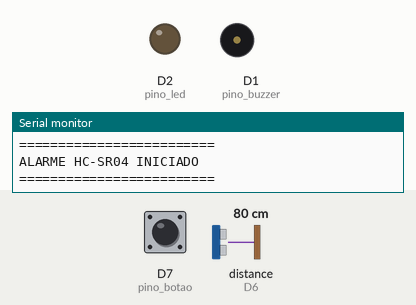
A sketch run on a simulated ESP8266 (NodeMCU). On the bench: output pins drawn as LEDs (lit = HIGH), buzzer (waves = sounding), the last lines printed to the serial monitor. The inputs (shaded band) are chosen by the test bench; at power-on: D7 (pino_botao) HIGH, distance to the obstacle (sensor on D6) 80 cm. The echo pulse lasts 58.3 µs per cm; pins used as bus, display or sensor lines are not drawn.

Above: at 1.4 s.
1.5 s: D7 (pino_botao) pulled LOW for 0.25 s
At 2.2 s:
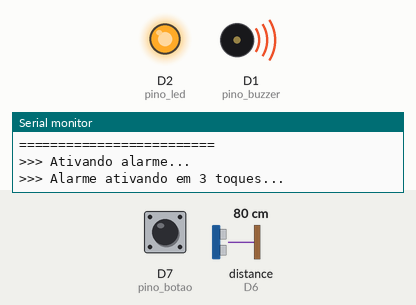
Timing chart, 0 to 10.1 s (numbered marks = the images above; inputs shaded):
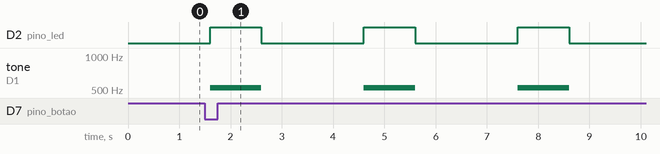

Measured:
- after the input at 1.5 s, D2 (pino_led): alternates HIGH for 1.0 s and LOW for 2.0 s, starting after 0.10 s; tone on D1 (pino_buzzer): alternates 523 Hz for 1.0 s and silent for 2.0 s, starting after 0.10 s

The sketch:

alarme-v1.ino
```cpp
//===================================================
// SISTEMA DE ALARME COM HC-SR04 - NodeMCU ESP8266
//===================================================

//Define variáveis que serão utilizadas
int counter;
int alarme_disparado;
volatile int ligado = 0;
volatile int estado;
float distancia;

//Pinos utilizados para HC-SR04, led, buzzer e botão
#define pino_trig D5      // GPIO14 - Trigger do HC-SR04
#define pino_echo D6      // GPIO12 - Echo do HC-SR04
#define pino_led D2       // GPIO4  - LED
#define pino_buzzer D1    // GPIO5  - Buzzer
#define pino_botao D7     // GPIO13 - Botão (uso com interrupt)

//Define distância de disparo do alarme (em centímetros)
#define disparo 20

void setup()
{
  //inicia monitor serial
  Serial.begin(115200);
  Serial.println("\n=========================");
  Serial.println("ALARME HC-SR04 INICIADO");
  Serial.println("=========================\n");

  //Define os pinos de entrada e saída
  pinMode(pino_trig, OUTPUT);
  pinMode(pino_echo, INPUT);
  pinMode(pino_led, OUTPUT);
  pinMode(pino_buzzer, OUTPUT);
  pinMode(pino_botao, INPUT_PULLUP);

  //Inicia variável do alarme como não disparado
  alarme_disparado = 0;

  //Garante que LED e buzzer começam desligados
  digitalWrite(pino_led, LOW);
  digitalWrite(pino_buzzer, LOW);
}

void loop()
{
  //Verifica se botão foi pressionado para ligar o alarme ou se programa voltou a estado inicial
  if (ligado == 0){
    detachInterrupt(digitalPinToInterrupt(pino_botao));
    alarme_disparado = 0;
    digitalWrite(pino_led, LOW);
    digitalWrite(pino_buzzer, LOW);
    delay(200);

    if (digitalRead(pino_botao) == LOW){
      ligado = 1;
      Serial.println(">>> Ativando alarme...");
    }
  }

  else if(ligado == 1){
    //Caso ligado toca aviso de início do alarme. 3x
    Serial.println(">>> Alarme ativando em 3 toques...");
    for (counter = 0; counter < 3; ++counter){
      //Os números definem respectivamente tempo de duração do som e intervalo entre sons.
      alarmetoca(1000);
      delay(1000);
    }
    ligado = 2;
    Serial.println(">>> ALARME ATIVO! Monitorando...\n");

    //Inicia função de interrupção no botão para que possa cancelar o alarme
    attachInterrupt(digitalPinToInterrupt(pino_botao), ativa_desativa, RISING);
    estado = 0;
  }

  //Rotinas após alarme estar ativo
  else if (ligado == 2){
    //Mede a distância usando o HC-SR04
    distancia = medirDistancia();

    //Verifica se objeto está dentro da distância de disparo
    if (distancia > 0 && distancia <= disparo) {
      if (alarme_disparado == 0) {
        Serial.print("!!! ALARME DISPARADO !!! Objeto detectado a ");
        Serial.print(distancia);
        Serial.println(" cm");
      }
      alarme_disparado = 1;
    }

    //Toca o alarme caso ativado
    if (alarme_disparado == 1){
      alarmetoca(100);
    }
    else {
      //Mostra distância no monitor serial quando em modo ativo
      if (distancia > 0) {
        Serial.print("Monitorando... Distância: ");
        Serial.print(distancia);
        Serial.println(" cm");
      }
      delay(200); // Delay entre medições quando não disparado
    }
  }
}

//===================================================
// FUNÇÃO PARA MEDIR DISTÂNCIA COM HC-SR04
//===================================================
float medirDistancia() {
  // Limpa o trigger
  digitalWrite(pino_trig, LOW);
  delayMicroseconds(2);

  // Envia pulso de 10 microsegundos
  digitalWrite(pino_trig, HIGH);
  delayMicroseconds(10);
  digitalWrite(pino_trig, LOW);

  // Lê o tempo de retorno (timeout de 30ms = ~5 metros máximo)
  long duracao = pulseIn(pino_echo, HIGH, 30000);

  // Calcula e retorna distância em centímetros
  if (duracao > 0) {
    float dist = duracao * 0.034 / 2;
    return dist;
  }
  else {
    return -1; // Retorna -1 se não detectou nada
  }
}

//===================================================
// FUNÇÃO DO TOQUE DO ALARME
//===================================================
void alarmetoca(int tempo){
  //liga o LED
  digitalWrite(pino_led, HIGH);
  //Toca o buzzer (pino, frequência, tempo ligado)
  tone(pino_buzzer, 523, tempo);
  //Aguarda tempo para desligar o LED
  delay(tempo);
  //Desliga o LED
  digitalWrite(pino_led, LOW);
  delay(tempo);
}

//===================================================
// FUNÇÃO DE INTERRUPÇÃO DO BOTÃO
// Cancela o alarme - retorna para estado desativado
//===================================================
ICACHE_RAM_ATTR void ativa_desativa(){
  static unsigned long millisatual = millis();
  static unsigned long millisanterior = 0;
  static unsigned long delayEstado;

  //Define tempo mínimo entre cliques para evitar problemas de contato
  if ((millis() - delayEstado) > 500){
    millisatual = millis();
    if (estado == 0){
      estado = estado + 1;
      millisanterior = millisatual;
      Serial.println("Clique 1/3");
    }
    else if (estado > 0){
      millisatual = millis();
      //Define tempo máximo entre cliques (1 segundo)
      if (millisatual - millisanterior <= 1000){
        estado = estado + 1;
        millisanterior = millisatual;
        Serial.print("Clique ");
        Serial.print(estado);
        Serial.println("/3");
      }
      else{
        estado = 1;
        millisanterior = millisatual;
        Serial.println("Tempo excedido! Reiniciando contagem...");
        Serial.println("Clique 1/3");
      }
    }
    //Define quantidade de cliques necessários (3 cliques)
    if (estado > 2){
      estado = 0;
      millisanterior = 0;
      ligado = 0;
      Serial.println("\n>>> ALARME DESATIVADO!\n");
      //aviso sonoro da desativação
      alarmetoca(100);
      delay(100);
      alarmetoca(100);
    }
    delayEstado = millis();
  }
}
```
